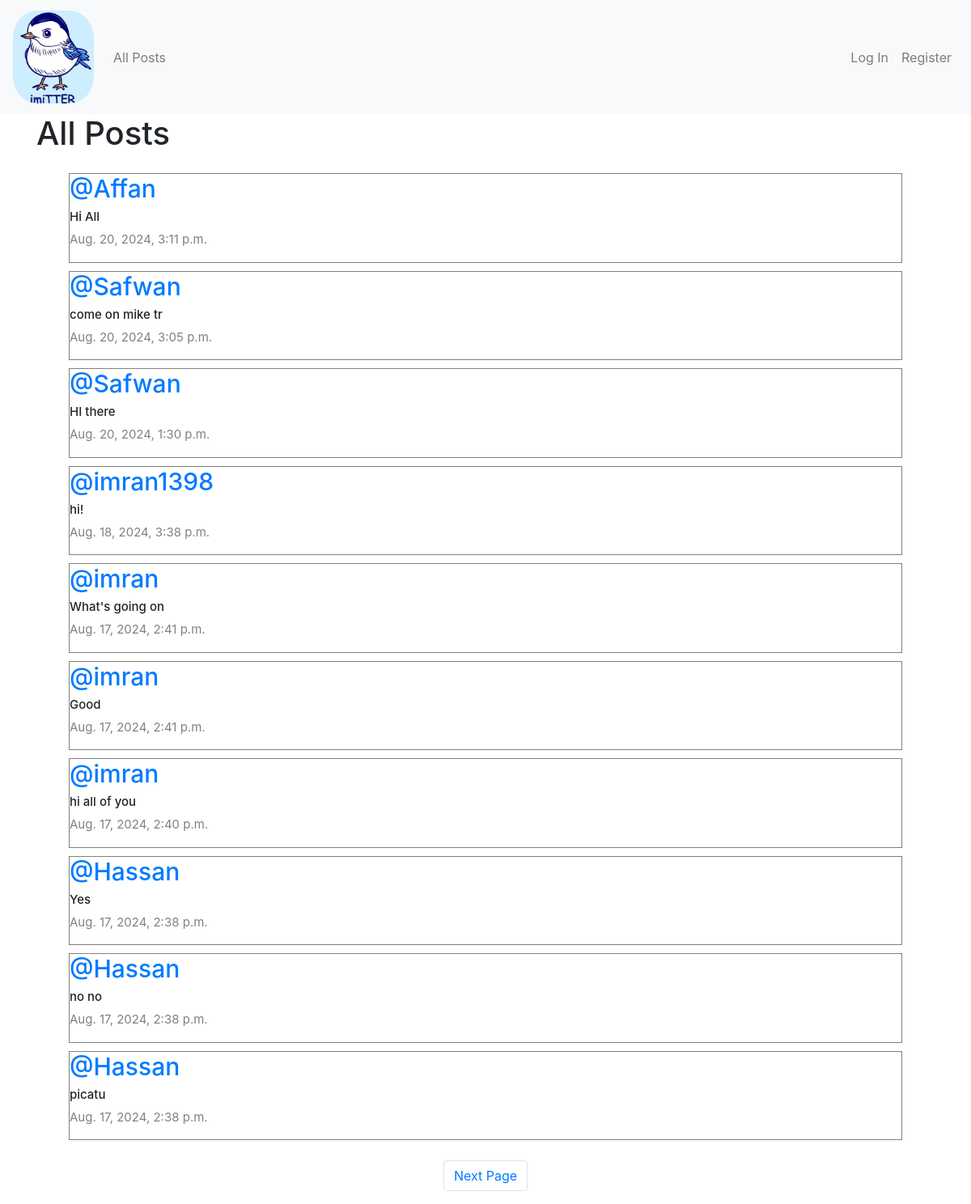
The page / on the database its author committed.
### network/models.py (models this page shows, shortened)
class Post(models.Model):
    content = models.CharField(max_length=140)
    user = models.ForeignKey(User, on_delete=models.CASCADE, related_name="author")
    date = models.DateTimeField(auto_now_add=True)

class User(AbstractUser):
    pass

### network/views.py (the view)
# urls.py: path("", views.index, name="index"),
def index(request):
    allPosts = Post.objects.all().order_by("id").reverse()
    paginator = Paginator(allPosts, 10)
    page_number = request.GET.get('page')
    posts_of_the_page = paginator.get_page(page_number)
    allLikes = Like.objects.all()
    whoYouLiked = [like.post.id for like in allLikes if like.user.id == request.user.id]
    return render(request, "network/index.html", {
        "posts_of_the_page": posts_of_the_page,
        "whoYouLiked": whoYouLiked,
    })

### network/templates/network/index.html (shortened to what this page needs)
{% extends "network/layout.html" %}
{% block body %}
<h1>All Posts</h1>
<div class="all-posts">
    {% for post in posts_of_the_page %}
    <div class="row post">
        <h5 class="username"><a href="{% url 'profile' user_id=post.user.id %}">@{{ post.user }}</a></h5>
        <h6 class="content" id="content_{{ post.id }}">{{ post.content }}</h6>
        <p class="date">{{ post.date }}</p>
    </div>
    {% endfor %}
</div>
<nav aria-label="Page navigation example">
    <ul class="pagination d-flex justify-content-center">
        {% if posts_of_the_page.has_next %}
        <li class="page-item"><a class="page-link" href="?page={{ posts_of_the_page.next_page_number }}">Next Page</a>
        </li>
        {% endif %}
    </ul>
</nav>
{% endblock %}

### network/static/network/styles.css (style rules this page uses)
.all-posts { display: flex; justify-content: flex-start; flex-direction: column; margin: 20px; }
.post { border: 0.1px solid gray; display: flex; justify-content: center; flex-direction: column; box-sizing: border-box; margin: 5px 20px; }
.content { font-size: 15px; }
.username { font-size: 30px; }
.date { color: gray; font-size: 15px; }

### rows shown on the page
Post: user "Affan", content "Hi All", date "Aug. 20, 2024, 3:11 p.m."
Post: user "Safwan", content "come on mike tr", date "Aug. 20, 2024, 3:05 p.m."
Post: user "Safwan", content "HI there", date "Aug. 20, 2024, 1:30 p.m."
Post: user "imran1398", content "hi!", date "Aug. 18, 2024, 3:38 p.m."
Post: user "imran", content "What's going on", date "Aug. 17, 2024, 2:41 p.m."
Post: user "imran", content "Good", date "Aug. 17, 2024, 2:41 p.m."
Post: user "imran", content "hi all of you", date "Aug. 17, 2024, 2:40 p.m."
Post: user "Hassan", content "Yes", date "Aug. 17, 2024, 2:38 p.m."
Post: user "Hassan", content "no no", date "Aug. 17, 2024, 2:38 p.m."
Post: user "Hassan", content "picatu", date "Aug. 17, 2024, 2:38 p.m."
